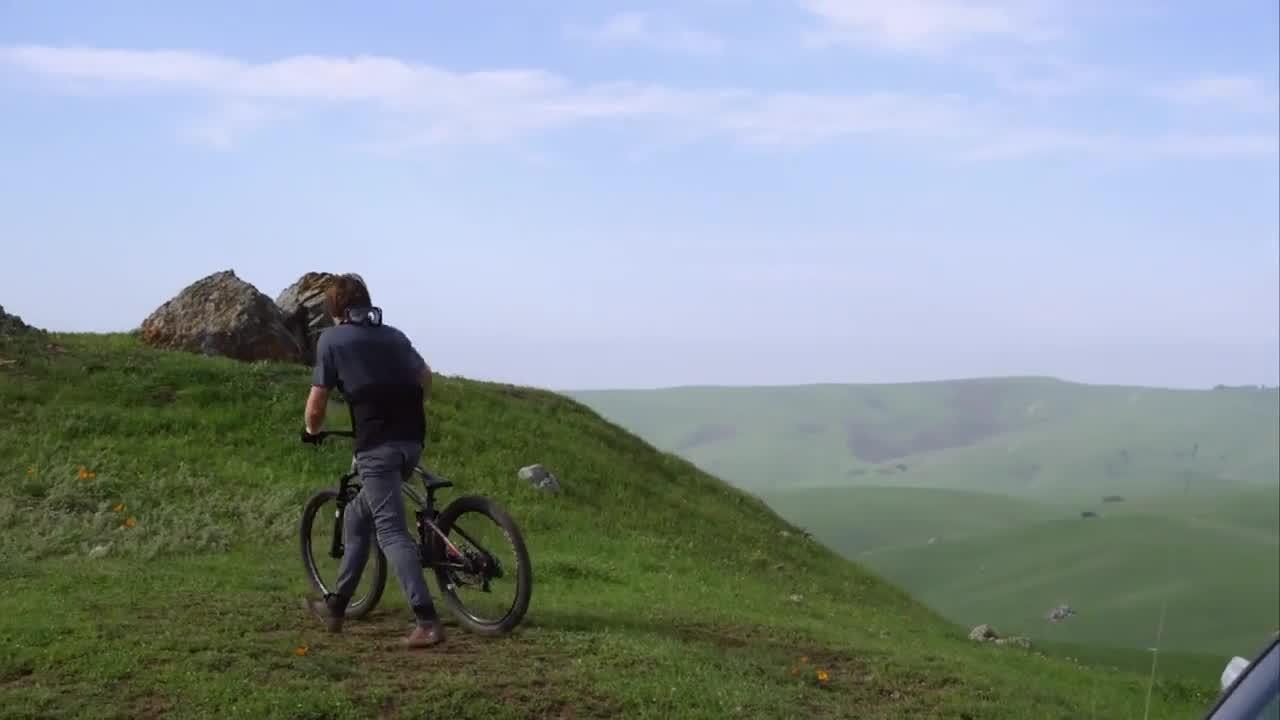
#> input picture Bike/img/00021.jpg, 1280 x 720 px; its folder holds only this picture in this run
$ python recon.py
#> lines starting #> are read from the running program, lines starting #| are printed output that depends on the picture; after the words box and inside, x2 and y2 are one past the last pixel; in counts of white or black regions, pixels touching at a corner belong together
import numpy as np
import cv2
import os

casc=cv2.CascadeClassifier('cascade.xml')

# Check if the cascade classifier is loaded successfully
if casc.empty():
    raise Exception("Failed to load cascade classifier.")

base_path = 'Bike/img/'
Idir = os.listdir(base_path)

paths = list(map(lambda img_name : base_path + img_name, Idir))

for img_path in paths:
    img = cv2.imread(img_path)
#> img is the input picture: shape (720, 1280, 3); mean B, G, R 154.1, 150.1, 138.2
    gray = cv2.cvtColor(img, cv2.COLOR_BGR2GRAY)
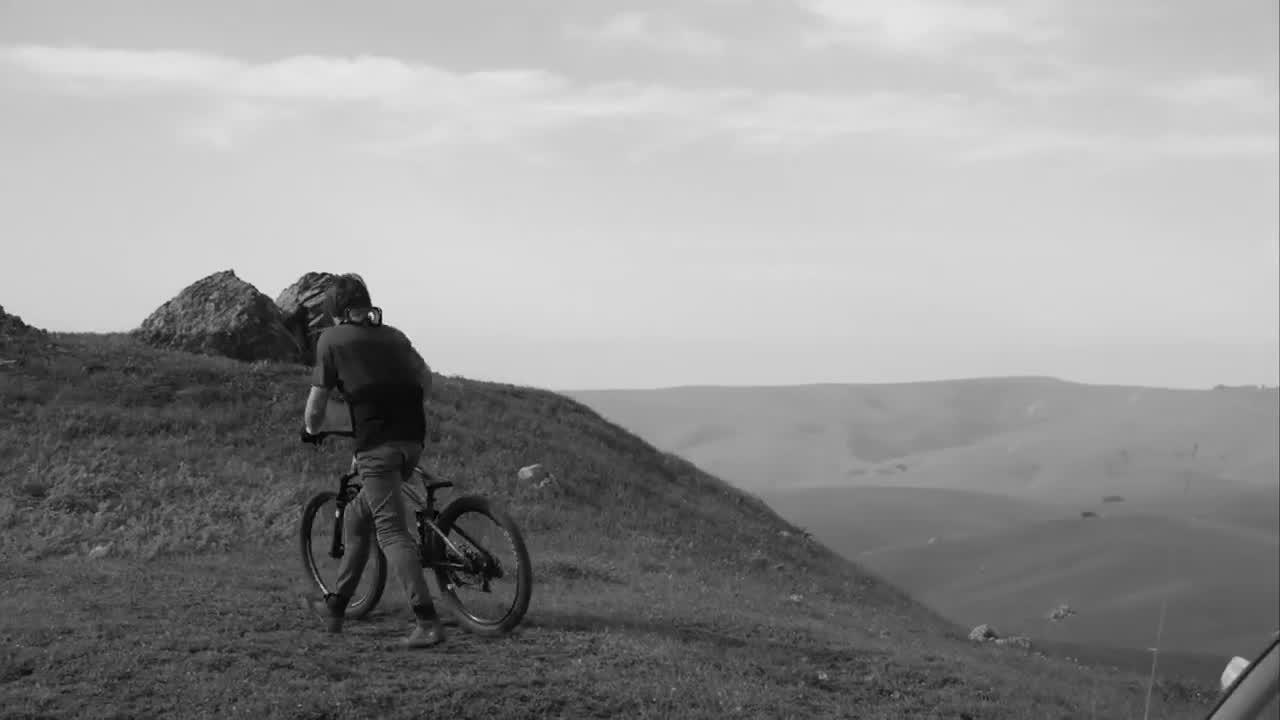
#> gray: shape (720, 1280); min 0, max 234, mean 147
    results = casc.detectMultiScale(gray, scaleFactor=1.1, minNeighbors=4, minSize=(100, 100))
#> results = ()
    for (x,y,w,h) in results:
        cv2.rectangle(img,(x,y),(x+w,y+h),(0,255,0),2)
#> this loop made 0 passes
    cv2.imshow('img',img)
    # Salir del bucle si se presiona la tecla 'q'
    if cv2.waitKey(1) & 0xFF == ord('q'):
#> (key q is pressed here)
        break
cv2.destroyAllWindows()

$ run again, on Bike/img/00210.jpg
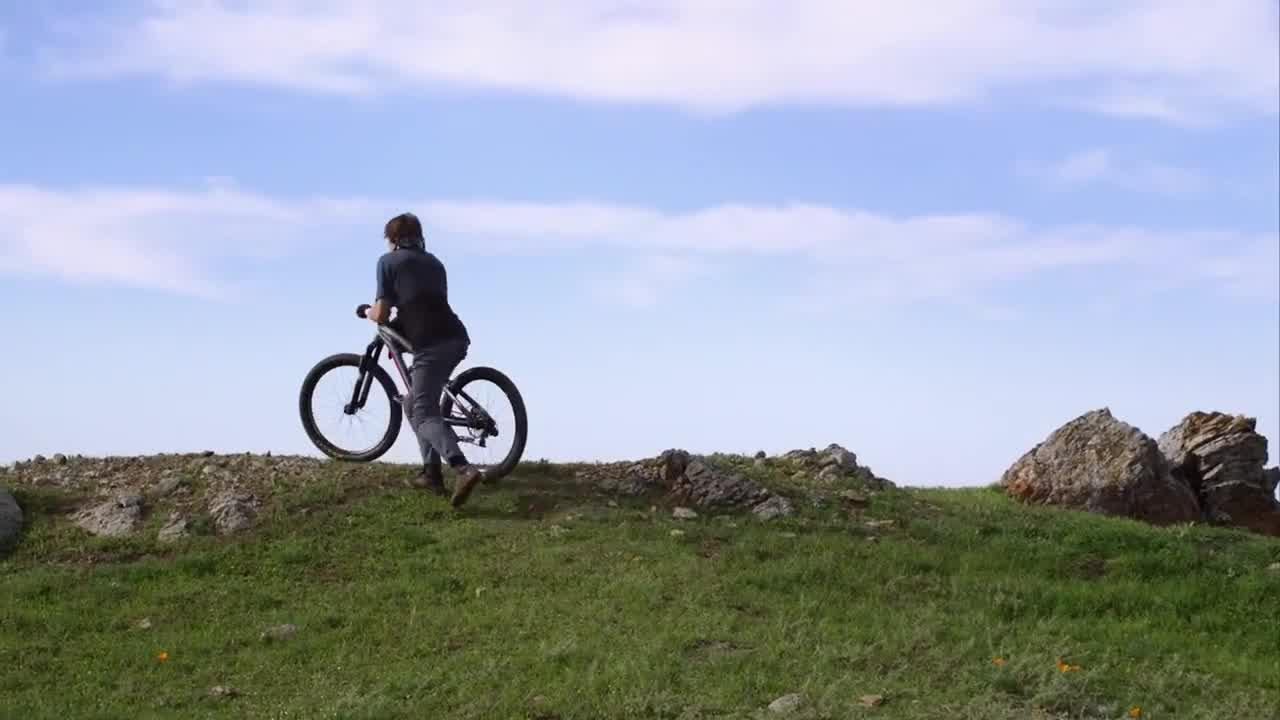
#> input picture Bike/img/00210.jpg, 1280 x 720 px
#> img is the input picture: shape (720, 1280, 3); mean B, G, R 168.2, 159, 150.4
#> `gray = cv2.cvtColor(img, cv2.COLOR_BGR2GRAY)`:
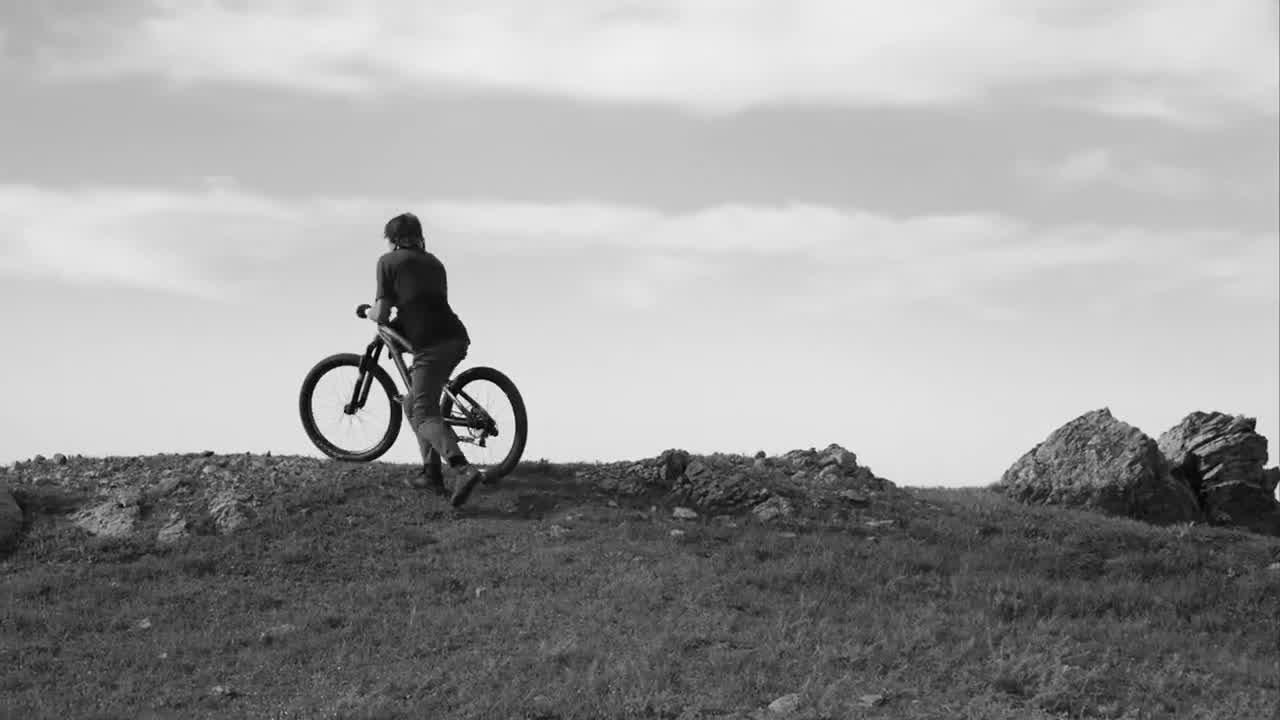
#> gray: shape (720, 1280); min 1, max 249, mean 157.5
#> results = ()

$ run again, on Bike/img/00319.jpg
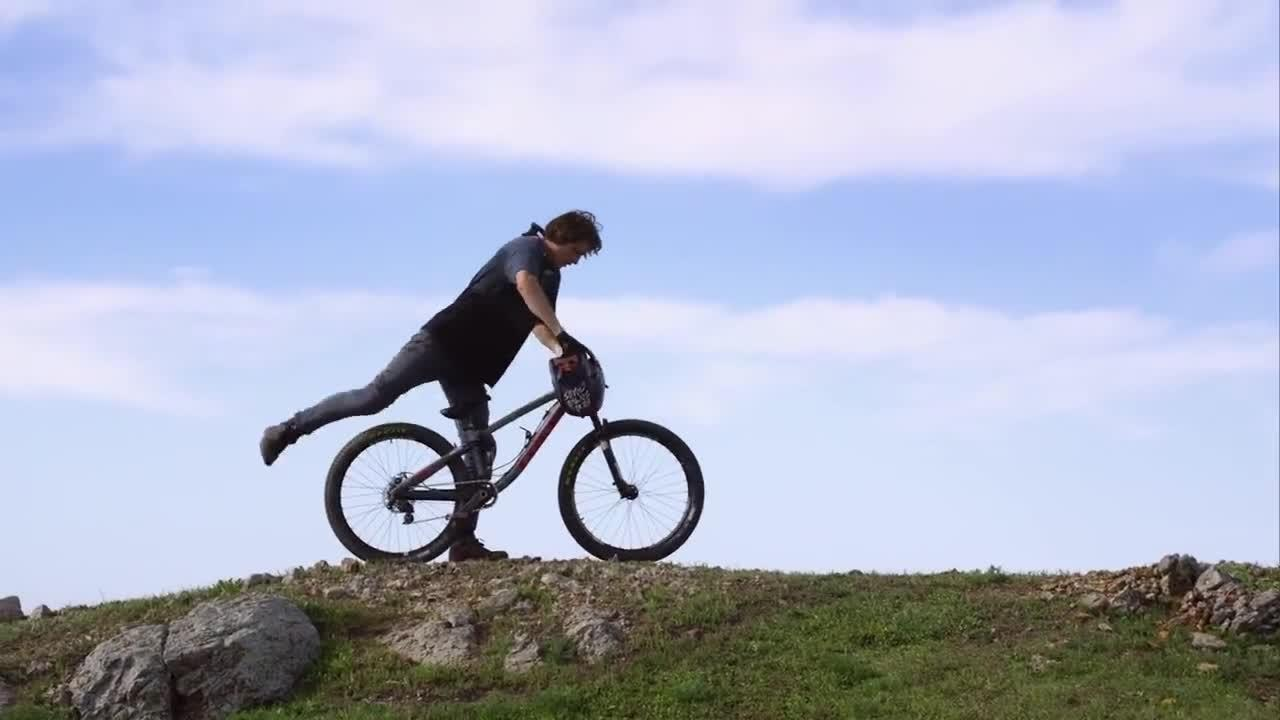
#> input picture Bike/img/00319.jpg, 1280 x 720 px
#> img is the input picture: shape (720, 1280, 3); mean B, G, R 198.3, 177.9, 171.6
#> `gray = cv2.cvtColor(img, cv2.COLOR_BGR2GRAY)`:
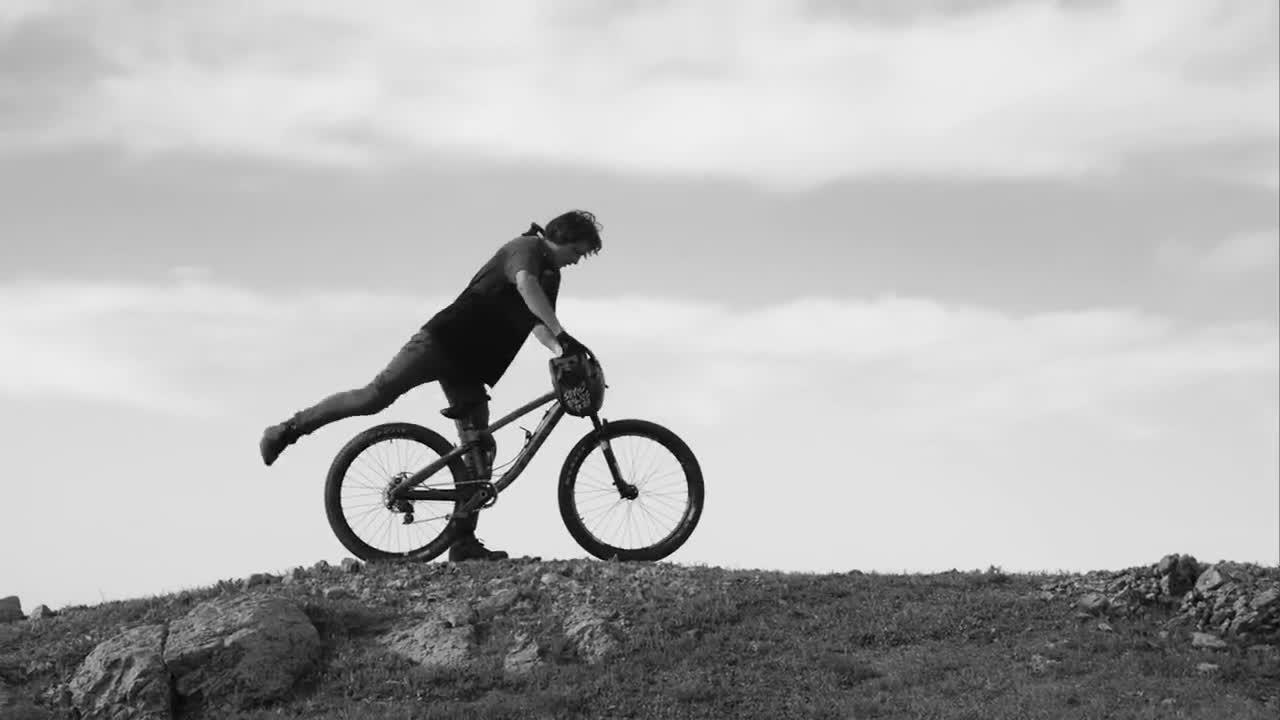
#> gray: shape (720, 1280); min 1, max 254, mean 178.3
#> results = [[382, 213, 250, 166], [168, 180, 544, 363]]
#> the loop `for (x,y,w,h) in results:` made 2 passes
#> after the loop `for (x,y,w,h) in results:`:
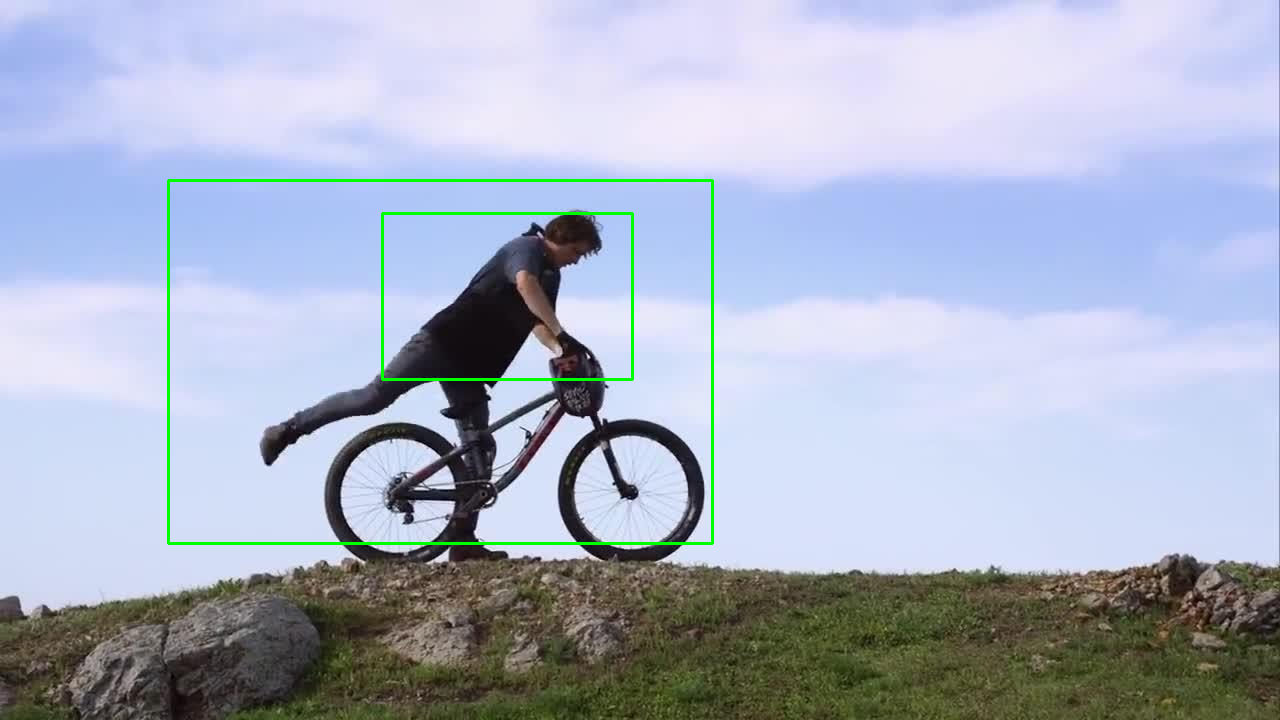
#> img: shape (720, 1280, 3); 0.86% of pixels changed, all inside (x1, y1, x2, y2) = (167, 179, 714, 545)

$ run again, on Bike/img/00140.jpg
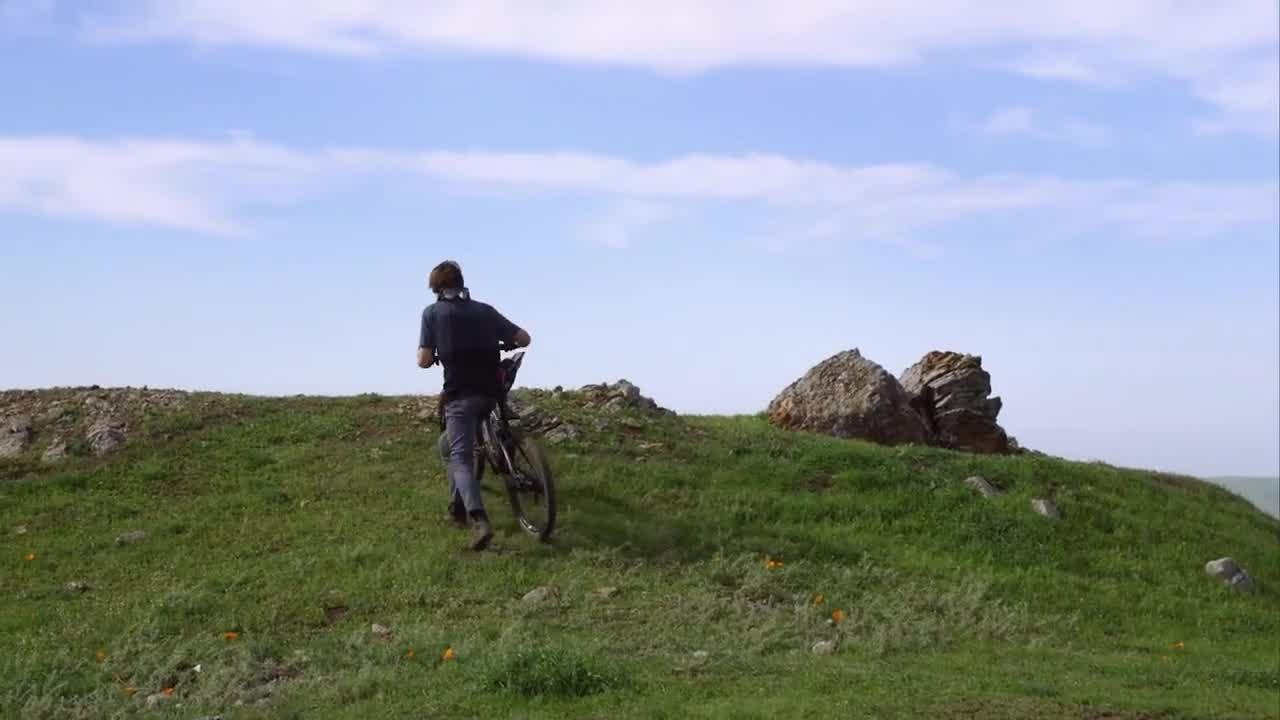
#> input picture Bike/img/00140.jpg, 1280 x 720 px
#> img is the input picture: shape (720, 1280, 3); mean B, G, R 156.3, 151.7, 141.8
#> `gray = cv2.cvtColor(img, cv2.COLOR_BGR2GRAY)`:
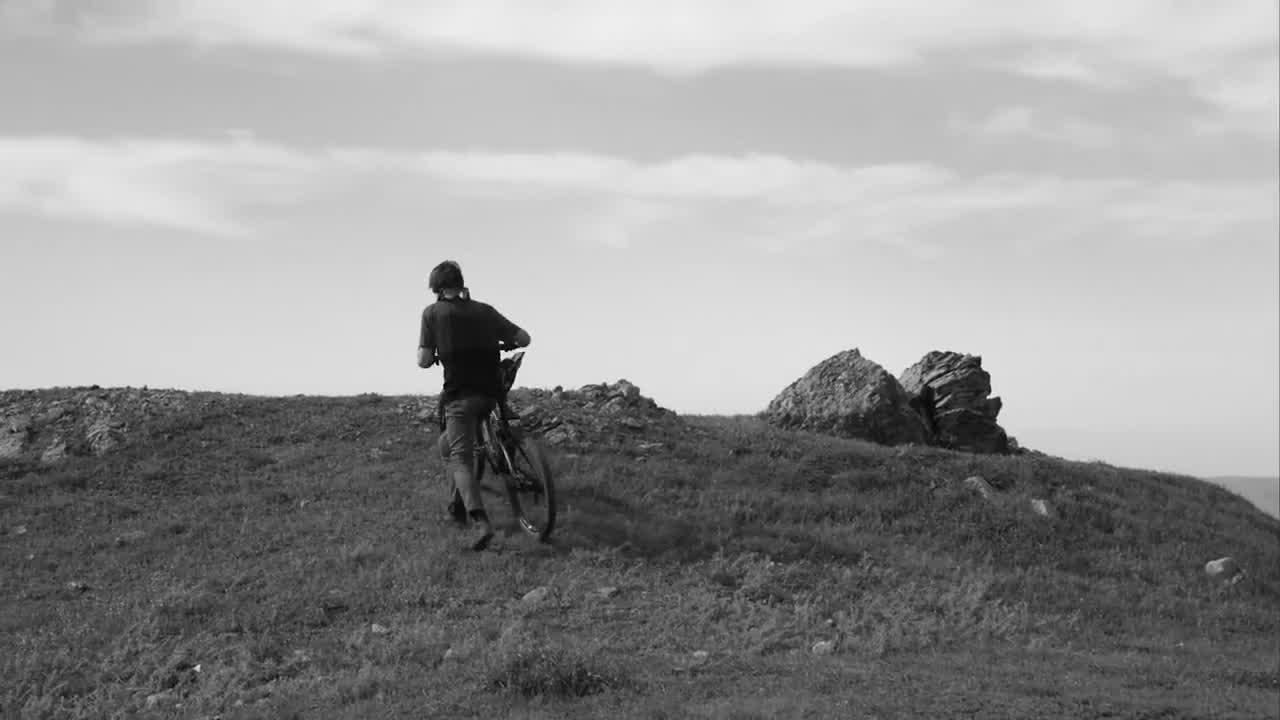
#> gray: shape (720, 1280); min 1, max 249, mean 149.2
#> results = ()
